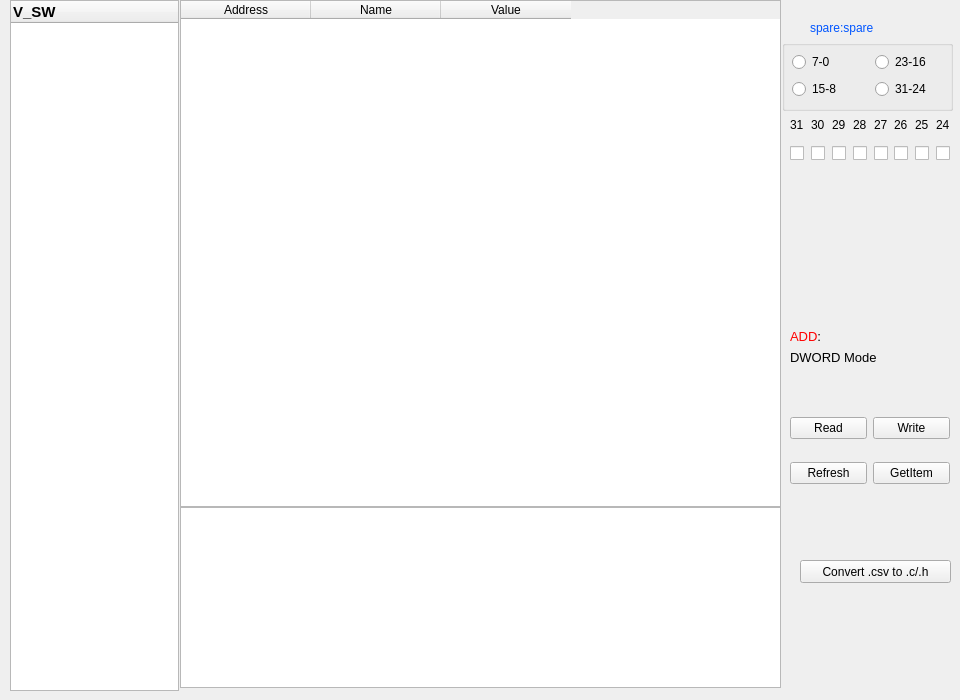
<?xml version="1.0" encoding="UTF-8"?>
<ui version="4.0">
 <class>Form_Pages</class>
 <widget class="QWidget" name="Form_Pages">
  <property name="geometry">
   <rect>
    <x>0</x>
    <y>0</y>
    <width>960</width>
    <height>700</height>
   </rect>
  </property>
  <property name="windowTitle">
   <string>Form_Pages</string>
  </property>
  <widget class="QTableWidget" name="tableWidget_curpage">
   <property name="geometry">
    <rect>
     <x>180</x>
     <y>0</y>
     <width>601</width>
     <height>507</height>
    </rect>
   </property>
   <property name="editTriggers">
    <set>QAbstractItemView::DoubleClicked|QAbstractItemView::EditKeyPressed</set>
   </property>
   <property name="selectionMode">
    <enum>QAbstractItemView::SingleSelection</enum>
   </property>
   <property name="columnCount">
    <number>3</number>
   </property>
   <attribute name="horizontalHeaderCascadingSectionResizes">
    <bool>true</bool>
   </attribute>
   <attribute name="horizontalHeaderDefaultSectionSize">
    <number>130</number>
   </attribute>
   <attribute name="horizontalHeaderHighlightSections">
    <bool>false</bool>
   </attribute>
   <attribute name="verticalHeaderHighlightSections">
    <bool>false</bool>
   </attribute>
   <column>
    <property name="text">
     <string>Address</string>
    </property>
   </column>
   <column>
    <property name="text">
     <string>Name</string>
    </property>
   </column>
   <column>
    <property name="text">
     <string>Value</string>
    </property>
   </column>
  </widget>
  <widget class="QTreeWidget" name="treeWidget_pages">
   <property name="enabled">
    <bool>true</bool>
   </property>
   <property name="geometry">
    <rect>
     <x>10</x>
     <y>0</y>
     <width>169</width>
     <height>691</height>
    </rect>
   </property>
   <property name="font">
    <font>
     <family>Arial</family>
     <pointsize>11</pointsize>
    </font>
   </property>
   <property name="autoFillBackground">
    <bool>false</bool>
   </property>
   <property name="styleSheet">
    <string notr="true">border-color: rgb(85, 170, 0);</string>
   </property>
   <property name="frameShadow">
    <enum>QFrame::Plain</enum>
   </property>
   <property name="alternatingRowColors">
    <bool>false</bool>
   </property>
   <property name="indentation">
    <number>28</number>
   </property>
   <property name="itemsExpandable">
    <bool>true</bool>
   </property>
   <property name="sortingEnabled">
    <bool>false</bool>
   </property>
   <property name="animated">
    <bool>false</bool>
   </property>
   <property name="allColumnsShowFocus">
    <bool>true</bool>
   </property>
   <property name="wordWrap">
    <bool>true</bool>
   </property>
   <property name="headerHidden">
    <bool>false</bool>
   </property>
   <property name="columnCount">
    <number>1</number>
   </property>
   <column>
    <property name="text">
     <string>V_SW</string>
    </property>
    <property name="font">
     <font>
      <pointsize>11</pointsize>
      <weight>75</weight>
      <bold>true</bold>
     </font>
    </property>
   </column>
  </widget>
  <widget class="QTextEdit" name="textEdit_curregdes">
   <property name="geometry">
    <rect>
     <x>180</x>
     <y>507</y>
     <width>601</width>
     <height>181</height>
    </rect>
   </property>
   <property name="readOnly">
    <bool>true</bool>
   </property>
  </widget>
  <widget class="QLabel" name="label_2">
   <property name="geometry">
    <rect>
     <x>790</x>
     <y>329</y>
     <width>31</width>
     <height>16</height>
    </rect>
   </property>
   <property name="font">
    <font>
     <pointsize>10</pointsize>
    </font>
   </property>
   <property name="text">
    <string>&lt;html&gt;&lt;head/&gt;&lt;body&gt;&lt;p&gt;&lt;span style=&quot; color:#ff0000;&quot;&gt;ADD&lt;/span&gt;:&lt;/p&gt;&lt;/body&gt;&lt;/html&gt;</string>
   </property>
  </widget>
  <widget class="QLabel" name="label_4">
   <property name="geometry">
    <rect>
     <x>790</x>
     <y>349</y>
     <width>141</width>
     <height>16</height>
    </rect>
   </property>
   <property name="font">
    <font>
     <pointsize>10</pointsize>
    </font>
   </property>
   <property name="text">
    <string>DWORD Mode</string>
   </property>
  </widget>
  <widget class="QWidget" name="gridLayoutWidget">
   <property name="geometry">
    <rect>
     <x>790</x>
     <y>400</y>
     <width>160</width>
     <height>101</height>
    </rect>
   </property>
   <layout class="QGridLayout" name="gridLayout">
    <item row="0" column="1">
     <widget class="QPushButton" name="pushButton_writepage">
      <property name="text">
       <string>Write</string>
      </property>
     </widget>
    </item>
    <item row="1" column="1">
     <widget class="QPushButton" name="pushButton_getitem">
      <property name="text">
       <string>GetItem</string>
      </property>
     </widget>
    </item>
    <item row="0" column="0">
     <widget class="QPushButton" name="pushButton_readpage">
      <property name="text">
       <string>Read</string>
      </property>
     </widget>
    </item>
    <item row="1" column="0">
     <widget class="QPushButton" name="pushButton_refresh">
      <property name="text">
       <string>Refresh</string>
      </property>
     </widget>
    </item>
   </layout>
  </widget>
  <widget class="QLabel" name="label_addr">
   <property name="geometry">
    <rect>
     <x>820</x>
     <y>330</y>
     <width>81</width>
     <height>16</height>
    </rect>
   </property>
   <property name="font">
    <font>
     <pointsize>10</pointsize>
    </font>
   </property>
   <property name="styleSheet">
    <string notr="true">color: rgb(0, 0, 255);</string>
   </property>
   <property name="text">
    <string/>
   </property>
  </widget>
  <widget class="QGroupBox" name="groupBox">
   <property name="geometry">
    <rect>
     <x>782</x>
     <y>40</y>
     <width>171</width>
     <height>71</height>
    </rect>
   </property>
   <property name="title">
    <string/>
   </property>
   <widget class="QWidget" name="gridLayoutWidget_3">
    <property name="geometry">
     <rect>
      <x>10</x>
      <y>11</y>
      <width>160</width>
      <height>51</height>
     </rect>
    </property>
    <layout class="QGridLayout" name="gridLayout_2">
     <item row="0" column="0">
      <widget class="QRadioButton" name="radioButton_7">
       <property name="text">
        <string>7-0</string>
       </property>
      </widget>
     </item>
     <item row="1" column="0">
      <widget class="QRadioButton" name="radioButton_15">
       <property name="text">
        <string>15-8</string>
       </property>
      </widget>
     </item>
     <item row="0" column="1">
      <widget class="QRadioButton" name="radioButton_23">
       <property name="text">
        <string>23-16</string>
       </property>
      </widget>
     </item>
     <item row="1" column="1">
      <widget class="QRadioButton" name="radioButton_31">
       <property name="text">
        <string>31-24</string>
       </property>
      </widget>
     </item>
    </layout>
   </widget>
  </widget>
  <widget class="QWidget" name="verticalLayoutWidget_3">
   <property name="geometry">
    <rect>
     <x>790</x>
     <y>110</y>
     <width>161</width>
     <height>51</height>
    </rect>
   </property>
   <layout class="QVBoxLayout" name="verticalLayout_4">
    <item>
     <layout class="QHBoxLayout" name="horizontalLayout_2">
      <item>
       <widget class="QLabel" name="label_31">
        <property name="text">
         <string>31</string>
        </property>
       </widget>
      </item>
      <item>
       <widget class="QLabel" name="label_30">
        <property name="text">
         <string>30</string>
        </property>
       </widget>
      </item>
      <item>
       <widget class="QLabel" name="label_29">
        <property name="text">
         <string>29</string>
        </property>
       </widget>
      </item>
      <item>
       <widget class="QLabel" name="label_28">
        <property name="text">
         <string>28</string>
        </property>
       </widget>
      </item>
      <item>
       <widget class="QLabel" name="label_27">
        <property name="text">
         <string>27</string>
        </property>
       </widget>
      </item>
      <item>
       <widget class="QLabel" name="label_26">
        <property name="text">
         <string>26</string>
        </property>
       </widget>
      </item>
      <item>
       <widget class="QLabel" name="label_25">
        <property name="text">
         <string>25</string>
        </property>
       </widget>
      </item>
      <item>
       <widget class="QLabel" name="label_24">
        <property name="text">
         <string>24</string>
        </property>
       </widget>
      </item>
     </layout>
    </item>
    <item>
     <layout class="QHBoxLayout" name="horizontalLayout">
      <item>
       <widget class="QCheckBox" name="checkBox_7">
        <property name="layoutDirection">
         <enum>Qt::LeftToRight</enum>
        </property>
        <property name="text">
         <string/>
        </property>
        <property name="tristate">
         <bool>false</bool>
        </property>
       </widget>
      </item>
      <item>
       <widget class="QCheckBox" name="checkBox_6">
        <property name="layoutDirection">
         <enum>Qt::LeftToRight</enum>
        </property>
        <property name="text">
         <string/>
        </property>
        <property name="tristate">
         <bool>false</bool>
        </property>
       </widget>
      </item>
      <item>
       <widget class="QCheckBox" name="checkBox_5">
        <property name="layoutDirection">
         <enum>Qt::LeftToRight</enum>
        </property>
        <property name="text">
         <string/>
        </property>
        <property name="tristate">
         <bool>false</bool>
        </property>
       </widget>
      </item>
      <item>
       <widget class="QCheckBox" name="checkBox_4">
        <property name="layoutDirection">
         <enum>Qt::LeftToRight</enum>
        </property>
        <property name="text">
         <string/>
        </property>
        <property name="tristate">
         <bool>false</bool>
        </property>
       </widget>
      </item>
      <item>
       <widget class="QCheckBox" name="checkBox_3">
        <property name="layoutDirection">
         <enum>Qt::LeftToRight</enum>
        </property>
        <property name="text">
         <string/>
        </property>
        <property name="tristate">
         <bool>false</bool>
        </property>
       </widget>
      </item>
      <item>
       <widget class="QCheckBox" name="checkBox_2">
        <property name="layoutDirection">
         <enum>Qt::LeftToRight</enum>
        </property>
        <property name="text">
         <string/>
        </property>
        <property name="tristate">
         <bool>false</bool>
        </property>
       </widget>
      </item>
      <item>
       <widget class="QCheckBox" name="checkBox_1">
        <property name="layoutDirection">
         <enum>Qt::LeftToRight</enum>
        </property>
        <property name="text">
         <string/>
        </property>
        <property name="tristate">
         <bool>false</bool>
        </property>
       </widget>
      </item>
      <item>
       <widget class="QCheckBox" name="checkBox_0">
        <property name="layoutDirection">
         <enum>Qt::LeftToRight</enum>
        </property>
        <property name="text">
         <string/>
        </property>
        <property name="tristate">
         <bool>false</bool>
        </property>
       </widget>
      </item>
     </layout>
    </item>
   </layout>
  </widget>
  <widget class="QLabel" name="label_regsname">
   <property name="geometry">
    <rect>
     <x>810</x>
     <y>20</y>
     <width>111</width>
     <height>16</height>
    </rect>
   </property>
   <property name="styleSheet">
    <string notr="true">color: rgb(0, 85, 255);</string>
   </property>
   <property name="text">
    <string>spare:spare</string>
   </property>
  </widget>
  <widget class="QPushButton" name="pushButton_Convert">
   <property name="geometry">
    <rect>
     <x>800</x>
     <y>560</y>
     <width>151</width>
     <height>23</height>
    </rect>
   </property>
   <property name="text">
    <string>Convert .csv to .c/.h</string>
   </property>
  </widget>
 </widget>
 <resources/>
 <connections/>
</ui>
